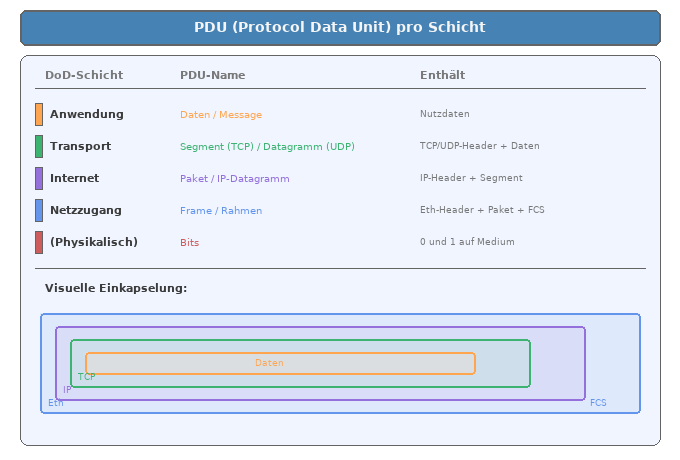
#> input picture .kiro/tmp/pdu.png, 680 x 460 px, found by its file name
$ python create_pdu.py
#> lines starting #> are read from the running program, lines starting #| are printed output that depends on the picture
#!/usr/bin/env python3
"""
Create pdu.png - PDU (Protocol Data Unit) names per layer.
"""

from pathlib import Path
from lxml import etree
from PIL import Image
import cairosvg

NSMAP = {None: "http://www.w3.org/2000/svg"}

def create_svg_root(width, height):
    root = etree.Element("svg", nsmap=NSMAP)
    root.set("width", str(width))
    root.set("height", str(height))
    root.set("viewBox", f"0 0 {width} {height}")
    etree.SubElement(root, "rect", x="0", y="0", width=str(width), height=str(height), fill="#1A1A1A")
    return root

def export_png(svg_path, png_path, width, height):
    cairosvg.svg2png(url=svg_path, write_to=png_path, output_width=width, output_height=height)

def create_grayscale_version(color_path, gray_path):
    img = Image.open(color_path)
    if img.mode == 'RGBA':
        gray = img.convert('LA').convert('RGBA')
    else:
        gray = img.convert('L').convert('RGB')
    gray.save(gray_path)

def svg_to_string(root):
    return etree.tostring(root, pretty_print=True, xml_declaration=True, encoding="UTF-8").decode('utf-8')

def create_pdu():
    width = 720
    height = 480

    root = create_svg_root(width, height)

    # Colors
    title_color = "#E8E8E8"
    text_color = "#CCCCCC"
    text_dim = "#888888"
    box_fill = "#2D2D2D"
    box_stroke = "#4A9EFF"
    app_color = "#F39C12"
    transport_color = "#2ECC71"
    internet_color = "#9B59B6"
    netaccess_color = "#4A9EFF"
    bits_color = "#E74C3C"

    # Title
    title = etree.SubElement(root, "text", x=str(width//2), y="30",
                             fill=title_color, attrib={
                                 "font-family": "monospace",
                                 "font-size": "16",
                                 "font-weight": "bold",
                                 "text-anchor": "middle"
                             })
    title.text = "PDU (Protocol Data Unit) pro Schicht"

    # Main container
    etree.SubElement(root, "rect", x="20", y="50", width="680", height="415",
                     fill=box_fill, stroke=box_stroke, rx="8",
                     attrib={"stroke-width": "2"})

    # Table headers
    headers = [("DoD-Schicht", 45), ("PDU-Name", 200), ("Enthält", 420)]
    for name, x in headers:
        txt = etree.SubElement(root, "text", x=str(x), y="80",
                               fill=text_dim, attrib={
                                   "font-family": "monospace",
                                   "font-size": "11"
                               })
        txt.text = name

    etree.SubElement(root, "line", x1="35", y1="90", x2="685", y2="90",
                     stroke="#444444", attrib={"stroke-width": "1"})

    # Table rows
    rows = [
        ("Anwendung", "Daten / Message", "Nutzdaten", app_color),
        ("Transport", "Segment (TCP) / Datagramm (UDP)", "TCP/UDP-Header + Daten", transport_color),
        ("Internet", "Paket / IP-Datagramm", "IP-Header + Segment", internet_color),
        ("Netzzugang", "Frame / Rahmen", "Eth-Header + Paket + FCS", netaccess_color),
        ("(Physikalisch)", "Bits", "0 und 1 auf Medium", bits_color),
    ]

    y = 110
    row_height = 35
    for layer, pdu, contains, color in rows:
        # Row background
        etree.SubElement(root, "rect", x="35", y=str(y), width="650", height=str(row_height - 3),
                         fill=color, stroke="none", rx="3",
                         attrib={"fill-opacity": "0.15"})

        # Layer name
        txt = etree.SubElement(root, "text", x="45", y=str(y + 22),
                               fill=text_color, attrib={
                                   "font-family": "monospace",
                                   "font-size": "12",
                                   "font-weight": "bold"
                               })
        txt.text = layer

        # PDU name
        txt = etree.SubElement(root, "text", x="200", y=str(y + 22),
                               fill=color, attrib={
                                   "font-family": "monospace",
                                   "font-size": "11"
                               })
        txt.text = pdu

        # Contains
        txt = etree.SubElement(root, "text", x="420", y=str(y + 22),
                               fill=text_dim, attrib={
                                   "font-family": "monospace",
                                   "font-size": "11"
                               })
        txt.text = contains

        y += row_height

    # Visual encapsulation diagram
    encap_y = 300
    encap_label = etree.SubElement(root, "text", x="45", y=str(encap_y),
                                   fill=title_color, attrib={
                                       "font-family": "monospace",
                                       "font-size": "12",
                                       "font-weight": "bold"
                                   })
    encap_label.text = "Visuelle Einkapselung:"

    # Nested boxes showing encapsulation
    boxes = [
        (45, encap_y + 20, 620, 120, netaccess_color, "Frame"),
        (65, encap_y + 35, 560, 90, internet_color, "Paket"),
        (85, encap_y + 50, 500, 60, transport_color, "Segment"),
        (105, encap_y + 65, 440, 30, app_color, "Daten"),
    ]

    for x, y_box, w, h, color, label in boxes:
        etree.SubElement(root, "rect", x=str(x), y=str(y_box), width=str(w), height=str(h),
                         fill=color, stroke=color, rx="4",
                         attrib={"fill-opacity": "0.2", "stroke-width": "2"})

    # Labels for visual boxes
    box_labels = [
        (55, encap_y + 130, "Eth", netaccess_color),
        (75, encap_y + 115, "IP", internet_color),
        (95, encap_y + 100, "TCP", transport_color),
        (310, encap_y + 83, "Daten", app_color),
        (605, encap_y + 130, "FCS", netaccess_color),
    ]

    for x, y_lbl, text, color in box_labels:
        txt = etree.SubElement(root, "text", x=str(x), y=str(y_lbl),
                               fill=color, attrib={
                                   "font-family": "monospace",
                                   "font-size": "10",
                                   "font-weight": "bold"
                               })
        txt.text = text

    return root, width, height

def main():
    output_dir = Path("/media/andhue/Wissen/open-lectures/.kiro/tmp")

    root, width, height = create_pdu()

    svg_path = output_dir / "pdu.svg"
    with open(svg_path, 'w', encoding='utf-8') as f:
        f.write(svg_to_string(root))
    print(f"Created: {svg_path}")

    png_path = output_dir / "pdu.png"
    export_png(str(svg_path), str(png_path), width, height)
    print(f"Created: {png_path}")

    gray_path = output_dir / "pdu_g.png"
    create_grayscale_version(str(png_path), str(gray_path))
#> in create_grayscale_version, img is the input picture: PIL image 680x460 RGBA; mean R, G, B, A 185.6, 194.5, 207.9, 212.5
#> in create_grayscale_version, `gray = img.convert('LA').convert('RGBA')`:
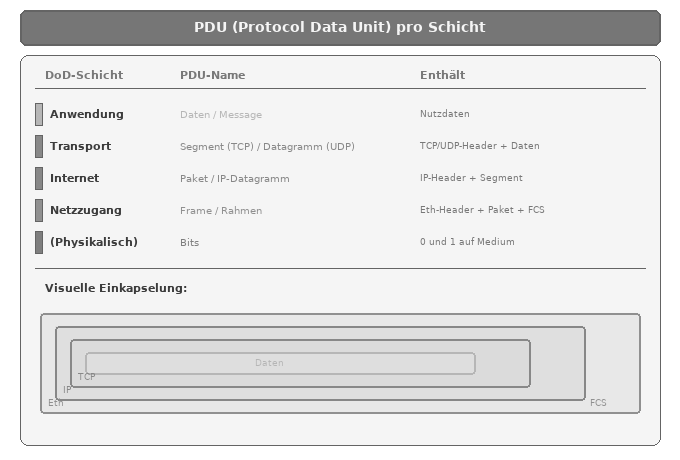
#> gray: PIL image 680x460 RGBA; mean R, G, B, A 193.6, 193.6, 193.6, 212.5; transparent parts drawn white
    print(f"Created: {gray_path}")

if __name__ == "__main__":
    main()

$ run again, with .kiro/tmp/datenfluss.png copied over .kiro/tmp/pdu.png
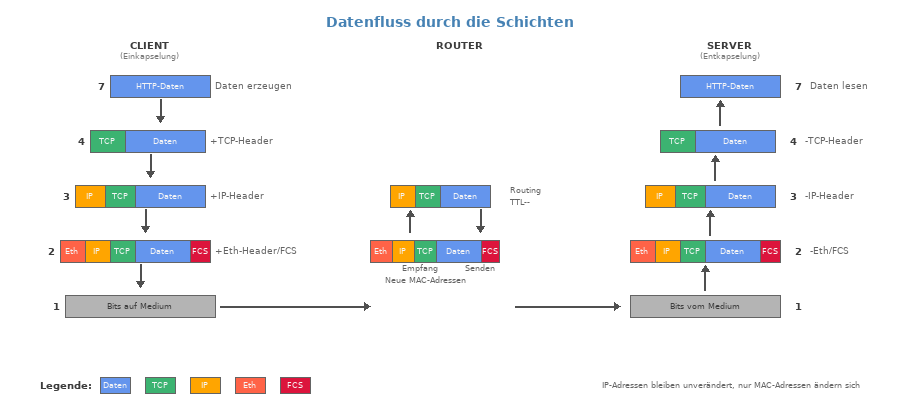
#> input picture .kiro/tmp/datenfluss.png, 900 x 420 px, found by its file name
#> in create_grayscale_version, img is the input picture: PIL image 900x420 RGBA; mean R, G, B, A 15.7, 16.9, 18.1, 28.9
#> in create_grayscale_version, `gray = img.convert('LA').convert('RGBA')`:
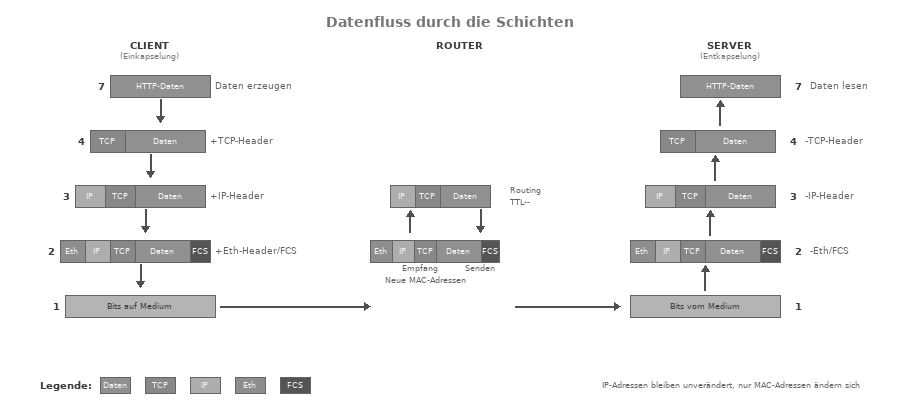
#> gray: PIL image 900x420 RGBA; mean R, G, B, A 16.7, 16.7, 16.7, 28.9; transparent parts drawn white

$ run again, with .kiro/tmp/datenkapselung.png copied over .kiro/tmp/pdu.png
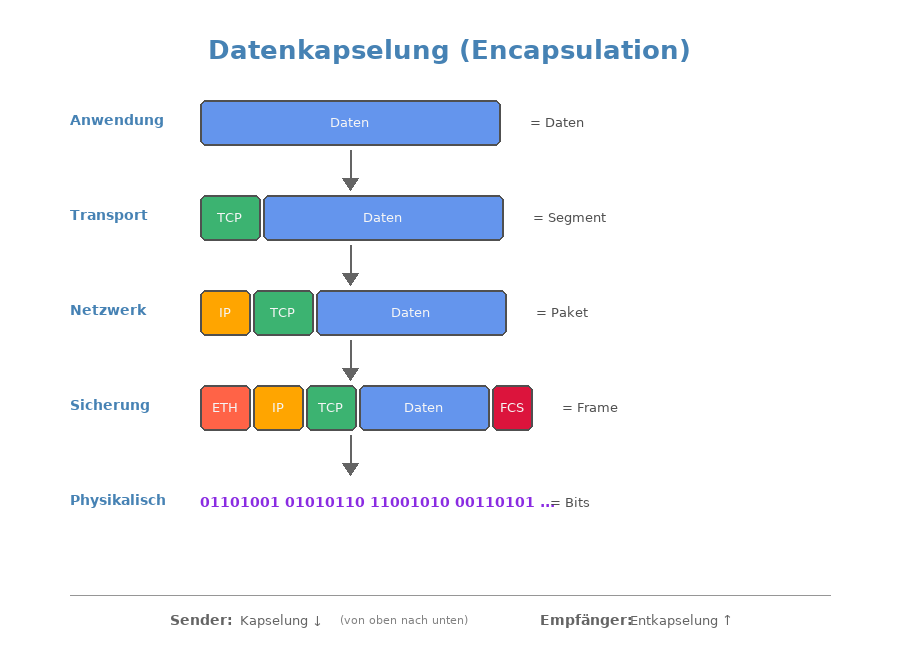
#> input picture .kiro/tmp/datenkapselung.png, 900 x 660 px, found by its file name
#> in create_grayscale_version, img is the input picture: PIL image 900x660 RGBA; mean R, G, B, A 13, 16, 20.7, 28.6
#> in create_grayscale_version, `gray = img.convert('LA').convert('RGBA')`:
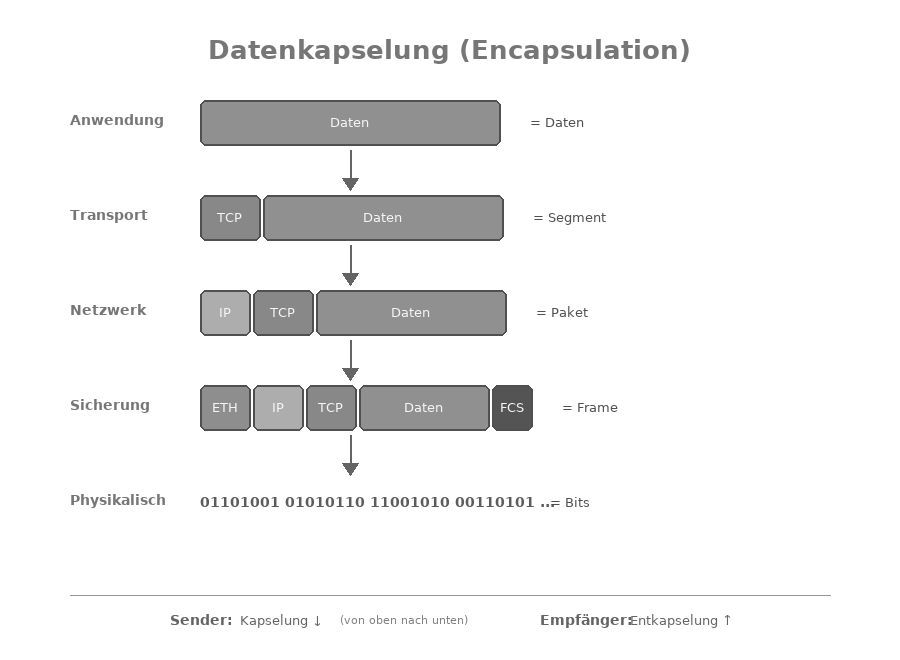
#> gray: PIL image 900x660 RGBA; mean R, G, B, A 15.6, 15.6, 15.6, 28.6; transparent parts drawn white
